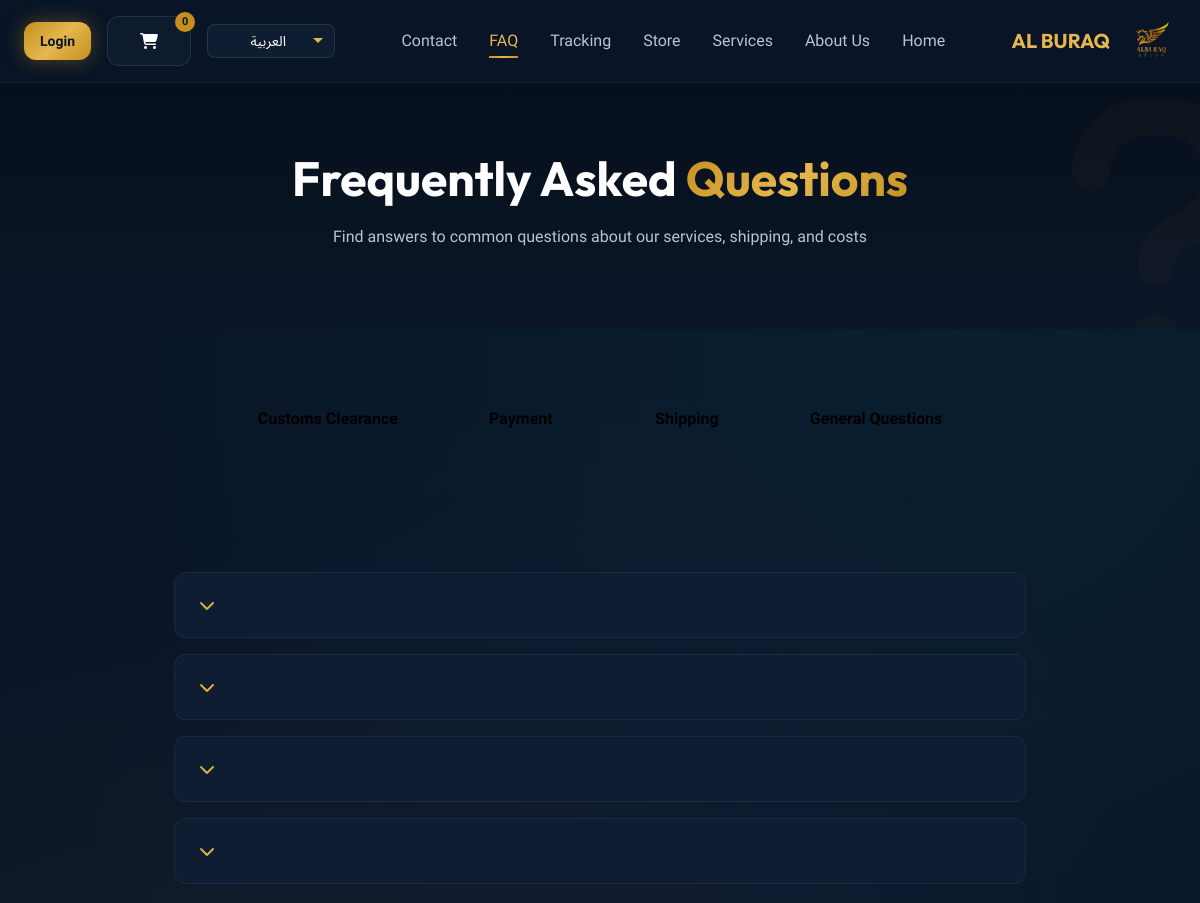
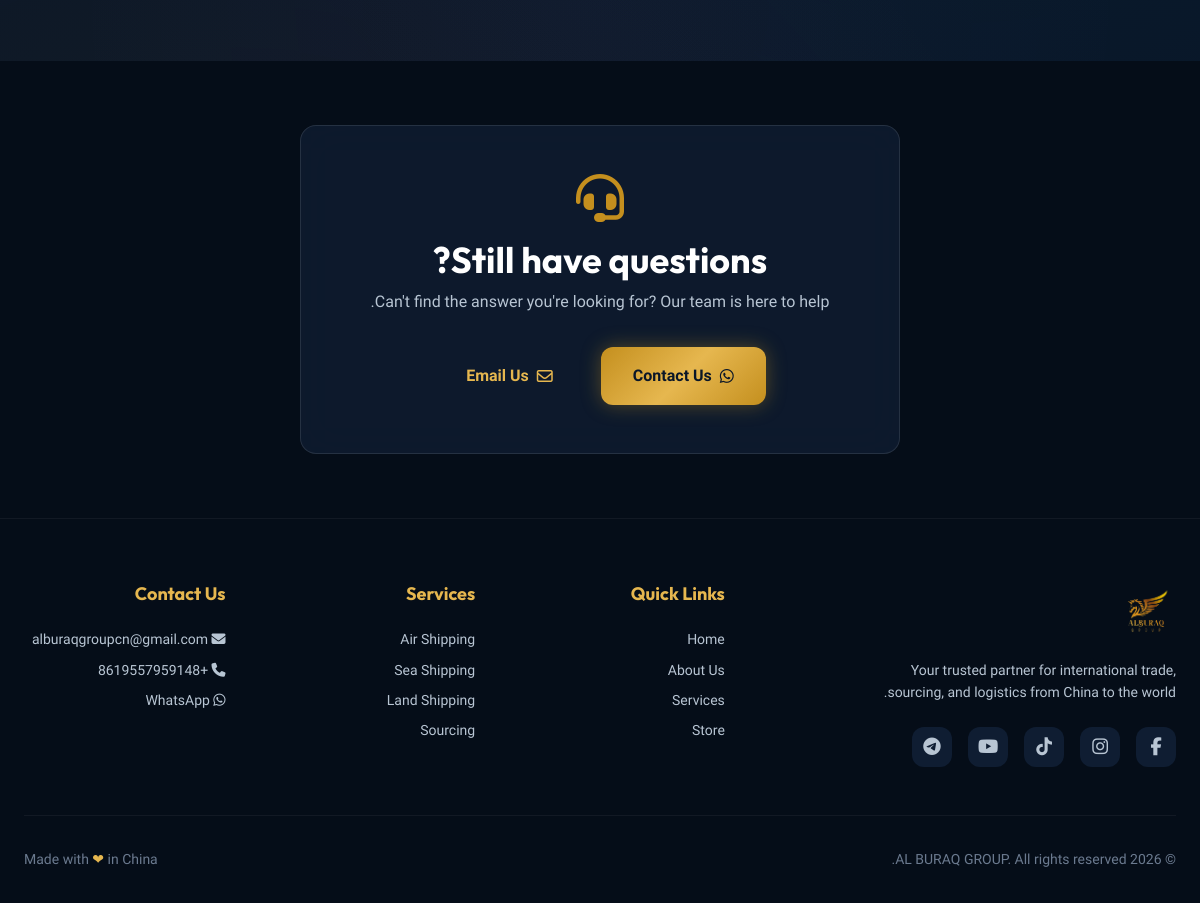
Screenshot of /faq/ with the database file from the repository (2 pictures, top to bottom).
### apps/faq/models.py (models this page shows, shortened)
class FAQ(TranslatableModel):
    translations = TranslatedFields(
        question=models.CharField(max_length=500, verbose_name="Question"),
        answer=models.TextField(verbose_name="Answer"),
    )
    category = models.ForeignKey(
        FAQCategory,
        on_delete=models.CASCADE,
        related_name='faqs',
        null=True,
        blank=True
    )
    order = models.PositiveIntegerField(default=0)
    is_active = models.BooleanField(default=True)
    created_at = models.DateTimeField(auto_now_add=True)
    updated_at = models.DateTimeField(auto_now=True)
    class Meta:
        ordering = ['order']
        verbose_name = "FAQ"
        verbose_name_plural = "FAQs"

### apps/core/models.py (models this page shows, shortened)
class CompanySettings(models.Model):
    company_name = models.CharField(max_length=200, default="AL BURAQ GROUP")
    email = models.EmailField(default="alburaqgroupcn@gmail.com")
    phone = models.CharField(max_length=50, default="+8619557959148")
    whatsapp_number = models.CharField(max_length=50, default="+8619557959148")
    logo = models.ImageField(upload_to='branding/', blank=True, null=True)
    class Meta:
        verbose_name = "Company Settings"
        verbose_name_plural = "Company Settings"
    @classmethod
    def get_settings(cls):
        obj, created = cls.objects.get_or_create(pk=1)
        return obj

### apps/faq/views.py (the view)
# urls.py: path('', views.faq_list, name='faq_list'),
def faq_list(request):
    categories = FAQCategory.objects.filter(is_active=True).prefetch_related('faqs')
    uncategorized_faqs = FAQ.objects.filter(is_active=True, category__isnull=True)
    all_faqs = FAQ.objects.filter(is_active=True).order_by('order')
    context = {
        'categories': categories,
        'uncategorized_faqs': uncategorized_faqs,
        'faqs': all_faqs,
    }
    return render(request, 'faq/faq_list.html', context)

### templates/faq/faq_list.html (shortened to what this page needs)
{% extends 'base.html' %}
{% load static i18n %}
{% block content %}
<section
    style="padding: 150px 0 80px; background: linear-gradient(180deg, var(--bg-darker) 0%, var(--bg-dark) 100%); position: relative; overflow: hidden;">
    <div class="container text-center">
        <h1 class="mb-md" data-aos="fade-up">{% trans "Frequently Asked" %} <span class="text-gold">{% trans "Questions" %}</span></h1>
        <p style="color: var(--text-secondary); max-width: 600px; margin: 0 auto;" data-aos="fade-up"
            data-aos-delay="100">
            {% trans "Find answers to common questions about our services, shipping, and costs" %}
        </p>
    </div>
    <i class="fas fa-question"
        style="position: absolute; right: -50px; bottom: -50px; font-size: 300px; opacity: 0.03; color: var(--gold-primary);"></i>
</section>
<section class="section pb-0">
    <div class="container">
        <div class="flex justify-center gap-md" style="flex-wrap: wrap;" data-aos="fade-up">
            <button class="btn btn-outline active" style="min-width: 150px;">{% trans "General Questions" %}</button>
            <button class="btn btn-outline" style="min-width: 150px;">{% trans "Shipping" %}</button>
            <button class="btn btn-outline" style="min-width: 150px;">{% trans "Payment" %}</button>
            <button class="btn btn-outline" style="min-width: 150px;">{% trans "Customs Clearance" %}</button>
        </div>
    </div>
</section>
<section class="section">
    <div class="container" style="max-width: 900px;">
        <div class="faq-list">
            {% for faq in faqs %}
            <div class="card card-glass mb-md faq-item" data-aos="fade-up" data-aos-delay="{{ forloop.counter0|add:1 }}00" style="transition: all 0.3s ease; cursor: pointer;">
                <div class="faq-header faq-question" style="padding: 1.5rem; display: flex; justify-content: space-between; align-items: center;">
                    <i class="fas fa-chevron-down text-gold transition-transform"></i>
                </div>
            </div>
            {% endfor %}
        </div>
    </div>
</section>
<section class="section" style="background: var(--bg-darker);">
    <div class="container text-center">
        <div class="card card-glass inline-block" style="padding: 3rem; max-width: 600px; margin: 0 auto;"
            data-aos="fade-up">
            <i class="fas fa-headset mb-md" style="font-size: 3rem; color: var(--gold-primary);"></i>
            <h2 class="mb-sm">{% trans "Still have questions?" %}</h2>
            <p style="color: var(--text-secondary); margin-bottom: 2rem;">
                {% trans "Can't find the answer you're looking for? Our team is here to help." %}
            </p>
            <div class="flex justify-center gap-md">
                <a href="https://wa.me/{{ COMPANY_WHATSAPP|slice:'1:' }}" class="btn btn-primary">
                    <i class="fab fa-whatsapp"></i> {% trans "Contact Us" %}
                </a>
                <a href="mailto:info@alburaq.com" class="btn btn-outline">
                    <i class="far fa-envelope"></i> {% trans "Email Us" %}
                </a>
            </div>
        </div>
    </div>
</section>
{% endblock %}

### templates/base.html (shortened to what this page needs)
{% load static i18n %}
<!DOCTYPE html>
<html lang="{{ CURRENT_LANGUAGE }}" dir="{{ TEXT_DIR }}">
<head>
    <link rel="stylesheet" href="https://cdnjs.cloudflare.com/ajax/libs/font-awesome/6.5.1/css/all.min.css">
    <link href="https://unpkg.com/aos@2.3.1/dist/aos.css" rel="stylesheet">
    <link rel="stylesheet" href="{% static 'css/base.css' %}">
</head>
<body>
    <nav class="navbar" id="navbar">
        <div class="container navbar-container">
            <a href="{% url 'core:home' %}" class="navbar-brand">
                <img src="{% static 'images/logo.png' %}" alt="AL BURAQ GROUP">
                <span class="hidden-mobile">AL BURAQ</span>
            </a>
            <ul class="navbar-nav" id="navbarNav">
                <li><a href="{% url 'core:home' %}" class="nav-link {% if request.resolver_match.url_name == 'home' %}active{% endif %}">{% trans "Home" %}</a></li>
                <li><a href="{% url 'pages:about' %}" class="nav-link {% if request.resolver_match.url_name == 'about' %}active{% endif %}">{% trans "About Us" %}</a></li>
                <li><a href="{% url 'pages:services' %}" class="nav-link {% if request.resolver_match.url_name == 'services' %}active{% endif %}">{% trans "Services" %}</a></li>
                <li><a href="{% url 'store:category_list' %}" class="nav-link {% if 'store' in request.path %}active{% endif %}">{% trans "Store" %}</a></li>
                <li><a href="{% url 'tracking:tracking' %}" class="nav-link {% if 'tracking' in request.path %}active{% endif %}">{% trans "Tracking" %}</a></li>
                <li><a href="{% url 'faq:faq_list' %}" class="nav-link {% if 'faq' in request.path %}active{% endif %}">{% trans "FAQ" %}</a></li>
                <li><a href="{% url 'pages:contact' %}" class="nav-link {% if request.resolver_match.url_name == 'contact' %}active{% endif %}">{% trans "Contact" %}</a></li>
            </ul>
            <div class="navbar-actions">
                <div class="language-switcher">
                    <select id="languageSelect" onchange="changeLanguage(this.value)">
                        {% for code, name in LANGUAGES %}
                            <option value="{{ code }}" {% if code == CURRENT_LANGUAGE %}selected{% endif %}>{{ name }}</option>
                        {% endfor %}
                    </select>
                </div>
                <a href="{% url 'orders:cart' %}" class="btn btn-ghost cart-btn">
                    <i class="fas fa-shopping-cart"></i>
                    <span class="cart-badge" id="cartBadge">0</span>
                </a>
                {% if user.is_authenticated %}
                    <a href="{% url 'accounts:dashboard' %}" class="btn btn-ghost sssss">
                        <i class="fas fa-user"></i>
                    </a>
                {% else %}
                    <a href="{% url 'accounts:login' %}" class="btn btn-primary btn-sm">{% trans "Login" %}</a>
                {% endif %}
            </div>
        </div>
    </nav>
    <main>
        {% block content %}{% endblock %}
    </main>
    <footer class="footer">
        <div class="container">
            <div class="footer-grid">
                <div class="footer-col">
                    <div class="footer-brand">
                        <img src="{% static 'images/logo.png' %}" alt="AL BURAQ GROUP">
                        <p>{% trans "Your trusted partner for international trade, sourcing, and logistics from China to the world." %}</p>
                    </div>
                    <div class="footer-social">
                        <a href="{{ SOCIAL_LINKS_SETTINGS.facebook }}" target="_blank" rel="noopener"><i class="fab fa-facebook-f"></i></a>
                        <a href="{{ SOCIAL_LINKS_SETTINGS.instagram }}" target="_blank" rel="noopener"><i class="fab fa-instagram"></i></a>
                        <a href="{{ SOCIAL_LINKS_SETTINGS.tiktok }}" target="_blank" rel="noopener"><i class="fab fa-tiktok"></i></a>
                        <a href="{{ SOCIAL_LINKS_SETTINGS.youtube }}" target="_blank" rel="noopener"><i class="fab fa-youtube"></i></a>
                        <a href="#" id="telegramToggle" onclick="toggleTelegramPopup(event)"><i class="fab fa-telegram"></i></a>
                    </div>
                </div>
                <div class="footer-col">
                    <h4 class="footer-title">{% trans "Quick Links" %}</h4>
                    <div class="footer-links">
                        <a href="{% url 'core:home' %}">{% trans "Home" %}</a>
                        <a href="{% url 'pages:about' %}">{% trans "About Us" %}</a>
                        <a href="{% url 'pages:services' %}">{% trans "Services" %}</a>
                        <a href="{% url 'store:category_list' %}">{% trans "Store" %}</a>
                    </div>
                </div>
                <div class="footer-col">
                    <h4 class="footer-title">{% trans "Services" %}</h4>
                    <div class="footer-links">
                        <a href="#">{% trans "Air Shipping" %}</a>
                        <a href="#">{% trans "Sea Shipping" %}</a>
                        <a href="#">{% trans "Land Shipping" %}</a>
                        <a href="#">{% trans "Sourcing" %}</a>
                    </div>
                </div>
                <div class="footer-col">
                    <h4 class="footer-title">{% trans "Contact Us" %}</h4>
                    <div class="footer-links">
                        <a href="mailto:{{ COMPANY_EMAIL }}"><i class="fas fa-envelope"></i> {{ COMPANY_EMAIL }}</a>
                        <a href="tel:{{ COMPANY_PHONE }}"><i class="fas fa-phone"></i> {{ COMPANY_PHONE }}</a>
                        <a href="https://wa.me/{{ COMPANY_WHATSAPP|slice:'1:' }}" target="_blank"><i class="fab fa-whatsapp"></i> {% trans "WhatsApp" %}</a>
                    </div>
                </div>
            </div>
            <div class="footer-bottom">
                <p>&copy; {% now "Y" %} {{ COMPANY_NAME }}. {% trans "All rights reserved." %}</p>
                <p>{% trans "Made with" %} <span style="color: #E6B74F;">❤</span> {% trans "in China" %}</p>
            </div>
        </div>
    </footer>
</body>
</html>

### templates/faq/faq_list.html (style rules this page uses)
.faq-item { background: var(--bg-card); border-radius: var(--radius-lg); margin-bottom: 1rem; border: 1px solid rgba(255, 255, 255, 0.05); overflow: hidden; }
.faq-question { padding: 1.25rem 1.5rem; display: flex; justify-content: space-between; align-items: center; cursor: pointer; transition: all 0.3s ease; }
.faq-question i { color: var(--gold-light); transition: transform 0.3s ease; }

### rows the page displays
CompanySettings: email "alburaqgroupcn@gmail.com", company_name "AL BURAQ GROUP"

### other values shown
{{ COMPANY_PHONE }} "+8619557959148"
form field value "العربية"
